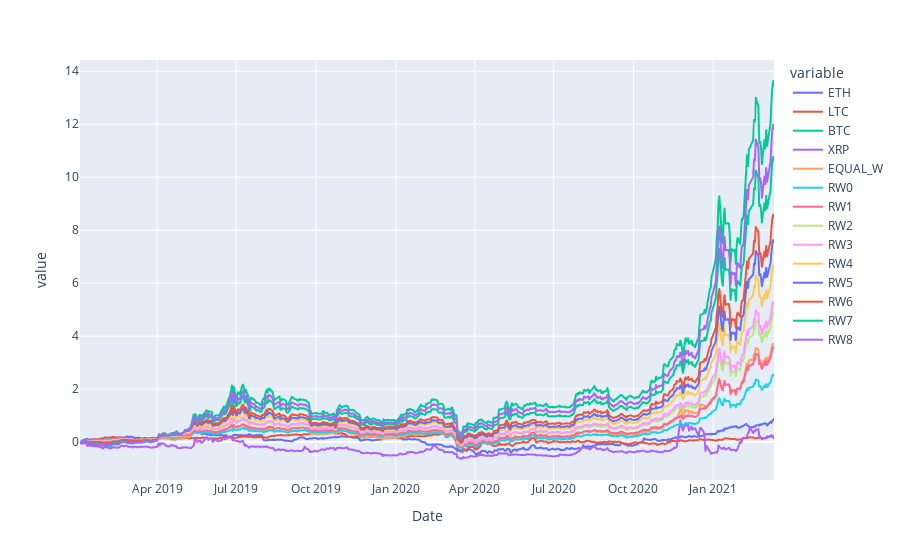

The code cell stored with this chart in its notebook:
### Code cell
(pfolios - pfolios.iloc[0]).plot()

### Figure 1 — Plotly figure (JSON) as saved in the notebook; plotly's stock layout.template omitted (floating-point values rounded to 4 significant figures; data arrays with more than 128 entries replaced by an {"elided": "..."} marker saying what was removed)
{"data": [{"hovertemplate": "variable=ETH<br>Date=%{x}<br>value=%{y}<extra></extra>", "legendgroup": "ETH", "line": {"color": "#636efa", "dash": "solid"}, "mode": "lines", "name": "ETH", "showlegend": true, "type": "scattergl", "x": {"elided": "553 str values"}, "xaxis": "x", "y": {"elided": "553 float values"}, "yaxis": "y"}, {"hovertemplate": "variable=LTC<br>Date=%{x}<br>value=%{y}<extra></extra>", "legendgroup": "LTC", "line": {"color": "#EF553B", "dash": "solid"}, "mode": "lines", "name": "LTC", "showlegend": true, "type": "scattergl", "x": {"elided": "553 str values"}, "xaxis": "x", "y": {"elided": "553 float values"}, "yaxis": "y"}, {"hovertemplate": "variable=BTC<br>Date=%{x}<br>value=%{y}<extra></extra>", "legendgroup": "BTC", "line": {"color": "#00cc96", "dash": "solid"}, "mode": "lines", "name": "BTC", "showlegend": true, "type": "scattergl", "x": {"elided": "553 str values"}, "xaxis": "x", "y": {"elided": "553 float values"}, "yaxis": "y"}, {"hovertemplate": "variable=XRP<br>Date=%{x}<br>value=%{y}<extra></extra>", "legendgroup": "XRP", "line": {"color": "#ab63fa", "dash": "solid"}, "mode": "lines", "name": "XRP", "showlegend": true, "type": "scattergl", "x": {"elided": "553 str values"}, "xaxis": "x", "y": {"elided": "553 float values"}, "yaxis": "y"}, {"hovertemplate": "variable=EQUAL_W<br>Date=%{x}<br>value=%{y}<extra></extra>", "legendgroup": "EQUAL_W", "line": {"color": "#FFA15A", "dash": "solid"}, "mode": "lines", "name": "EQUAL_W", "showlegend": true, "type": "scattergl", "x": {"elided": "553 str values"}, "xaxis": "x", "y": {"elided": "553 float values"}, "yaxis": "y"}, {"hovertemplate": "variable=RW0<br>Date=%{x}<br>value=%{y}<extra></extra>", "legendgroup": "RW0", "line": {"color": "#19d3f3", "dash": "solid"}, "mode": "lines", "name": "RW0", "showlegend": true, "type": "scattergl", "x": {"elided": "553 str values"}, "xaxis": "x", "y": {"elided": "553 float values"}, "yaxis": "y"}, {"hovertemplate": "variable=RW1<br>Date=%{x}<br>value=%{y}<extra></extra>", "legendgroup": "RW1", "line": {"color": "#FF6692", "dash": "solid"}, "mode": "lines", "name": "RW1", "showlegend": true, "type": "scattergl", "x": {"elided": "553 str values"}, "xaxis": "x", "y": {"elided": "553 float values"}, "yaxis": "y"}, {"hovertemplate": "variable=RW2<br>Date=%{x}<br>value=%{y}<extra></extra>", "legendgroup": "RW2", "line": {"color": "#B6E880", "dash": "solid"}, "mode": "lines", "name": "RW2", "showlegend": true, "type": "scattergl", "x": {"elided": "553 str values"}, "xaxis": "x", "y": {"elided": "553 float values"}, "yaxis": "y"}, {"hovertemplate": "variable=RW3<br>Date=%{x}<br>value=%{y}<extra></extra>", "legendgroup": "RW3", "line": {"color": "#FF97FF", "dash": "solid"}, "mode": "lines", "name": "RW3", "showlegend": true, "type": "scattergl", "x": {"elided": "553 str values"}, "xaxis": "x", "y": {"elided": "553 float values"}, "yaxis": "y"}, {"hovertemplate": "variable=RW4<br>Date=%{x}<br>value=%{y}<extra></extra>", "legendgroup": "RW4", "line": {"color": "#FECB52", "dash": "solid"}, "mode": "lines", "name": "RW4", "showlegend": true, "type": "scattergl", "x": {"elided": "553 str values"}, "xaxis": "x", "y": {"elided": "553 float values"}, "yaxis": "y"}, {"hovertemplate": "variable=RW5<br>Date=%{x}<br>value=%{y}<extra></extra>", "legendgroup": "RW5", "line": {"color": "#636efa", "dash": "solid"}, "mode": "lines", "name": "RW5", "showlegend": true, "type": "scattergl", "x": {"elided": "553 str values"}, "xaxis": "x", "y": {"elided": "553 float values"}, "yaxis": "y"}, {"hovertemplate": "variable=RW6<br>Date=%{x}<br>value=%{y}<extra></extra>", "legendgroup": "RW6", "line": {"color": "#EF553B", "dash": "solid"}, "mode": "lines", "name": "RW6", "showlegend": true, "type": "scattergl", "x": {"elided": "553 str values"}, "xaxis": "x", "y": {"elided": "553 float values"}, "yaxis": "y"}, {"hovertemplate": "variable=RW7<br>Date=%{x}<br>value=%{y}<extra></extra>", "legendgroup": "RW7", "line": {"color": "#00cc96", "dash": "solid"}, "mode": "lines", "name": "RW7", "showlegend": true, "type": "scattergl", "x": {"elided": "553 str values"}, "xaxis": "x", "y": {"elided": "553 float values"}, "yaxis": "y"}, {"hovertemplate": "variable=RW8<br>Date=%{x}<br>value=%{y}<extra></extra>", "legendgroup": "RW8", "line": {"color": "#ab63fa", "dash": "solid"}, "mode": "lines", "name": "RW8", "showlegend": true, "type": "scattergl", "x": {"elided": "553 str values"}, "xaxis": "x", "y": {"elided": "553 float values"}, "yaxis": "y"}], "layout": {"legend": {"title": {"text": "variable"}, "tracegroupgap": 0}, "margin": {"t": 60}, "xaxis": {"anchor": "y", "domain": [0, 1], "title": {"text": "Date"}}, "yaxis": {"anchor": "x", "domain": [0, 1], "title": {"text": "value"}}}}
